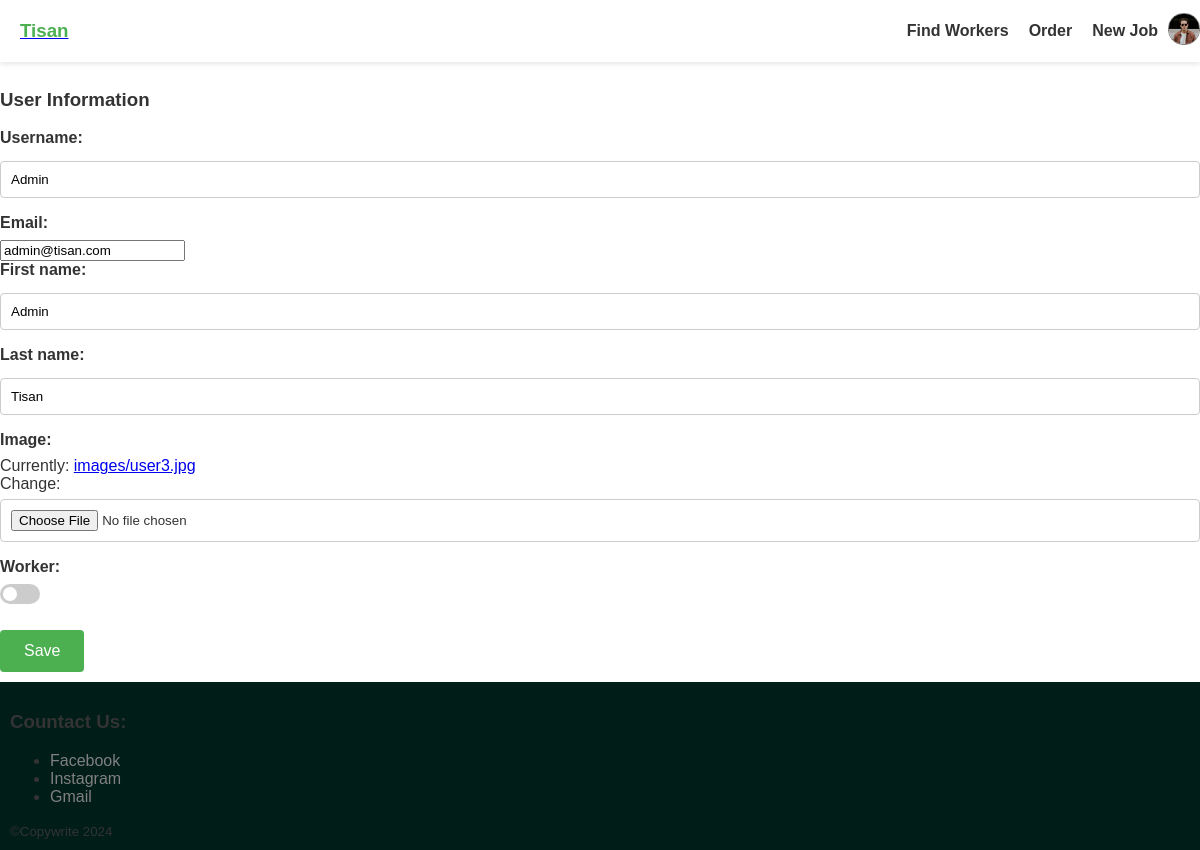
Page /account/profile/edit/51ecba7c947e44bea3471a2f14460a47/ (signed in) on the committed database.
### core/models.py (models this page shows)
class User(AbstractUser):
    id = models.UUIDField(primary_key=True, default=uuid4, editable=False)
    email = models.EmailField(unique=True)
    image = models.ImageField(default='images/avarter.png', upload_to='images/')
    stars = models.IntegerField(default=0)
    worker = models.BooleanField(default=False)
    USERNAME_FIELD = 'email'
    REQUIRED_FIELDS = []

### core/views.py (the view)
# urls.py: path('account/profile/edit/<str:pk>/', editprofile, name='edit-profile'),
def editprofile(request, pk):
    user = get_object_or_404(User, id=pk)
    if request.method == "POST":
        form = EditForm(request.POST, request.FILES, instance=user)
        if form.is_valid():
            form.save()
            return redirect("core:profile", pk)
    else:
        form = EditForm(instance=user)
    context = {"user":user, "form":form}
    return render(request, "core/edit-profile.html", context)

### core/forms.py
class EditForm(forms.ModelForm):
    class Meta:
        model = User
        fields = ("username", "email", "first_name", "last_name",  "image", "worker")

### core/templates/core/edit-profile.html (shortened to what this page needs)
{% extends "core/base.html" %}
{% block content %}
<div class="container">
    <h3>User Information</h3>
    <form action="" enctype="multipart/form-data" method="post">
        {% for field in form %}
        <label for="{{ field.id_for_label }}">{{ field.label }}:</label>
        {% if field.field.widget.input_type == 'checkbox' %}
        <label class="switch">
            <span class="slider round"></span>
        </label>
        {% else %}
        {{ field }}
        {% endif %}
        {% endfor %}
        <br><br><input type="submit" value="Save">
    </form>
</div>
{% endblock content %}

### core/templates/core/base.html (shortened to what this page needs)
<!DOCTYPE html>
<html lang="en">
<head>
</head>
<body>
    <nav>
        <section>
            <a href="/" style="margin:10px; font:Anton;"><h1>Tisan</h1></a>
        </section>
        <section>
            <a href="{% url "core:find" %}" id="headbtn">Find{% if request.user.worker %} Jobs{% else %} Workers{% endif %}</a>
            {% if request.user.is_authenticated %}
            <a href="{% url "core:order" %}" id="headbtn">Order</a>
            <a href="{% url "core:create-post" %}" id="headbtn">New{% if request.user.worker %} Post{% else %} Job{% endif %}</a>
            <a href="{% url "core:account" %}">
                <img src="{{ request.user.image.url }}" alt="" height="30" width="30" style="border-radius: 15px; display:inline; border:1px solid gray" srcset="">
            </a>
            {% else %}
            <a href="" id="headbtn">Login</a>
            <a href="" id="headbtn">Sign Up</a>
            {% endif %}
        </section>
    </nav>
    {% block content %}
    {% endblock content %}
    <footer>
        <h3>Countact Us:</h3>
        <ul>
            <li><a class="footer-a" href="#">Facebook</a></li>
            <li><a class="footer-a"href="#">Instagram</a></li>
            <li><a class="footer-a"href="mailto:admin@tisan.com">Gmail</a></li>
        </ul>
        <small>&#169;Copywrite 2024</small>
    </footer>
</body>
</html>

### rows in the picture
User: user.image (picture)
User: form "Admin" "admin@tisan.com" "Admin" "Tisan"

### other values in the picture
{{ field.label }} "Username" "Email" "First name" "Last name" "Image" "Worker"
